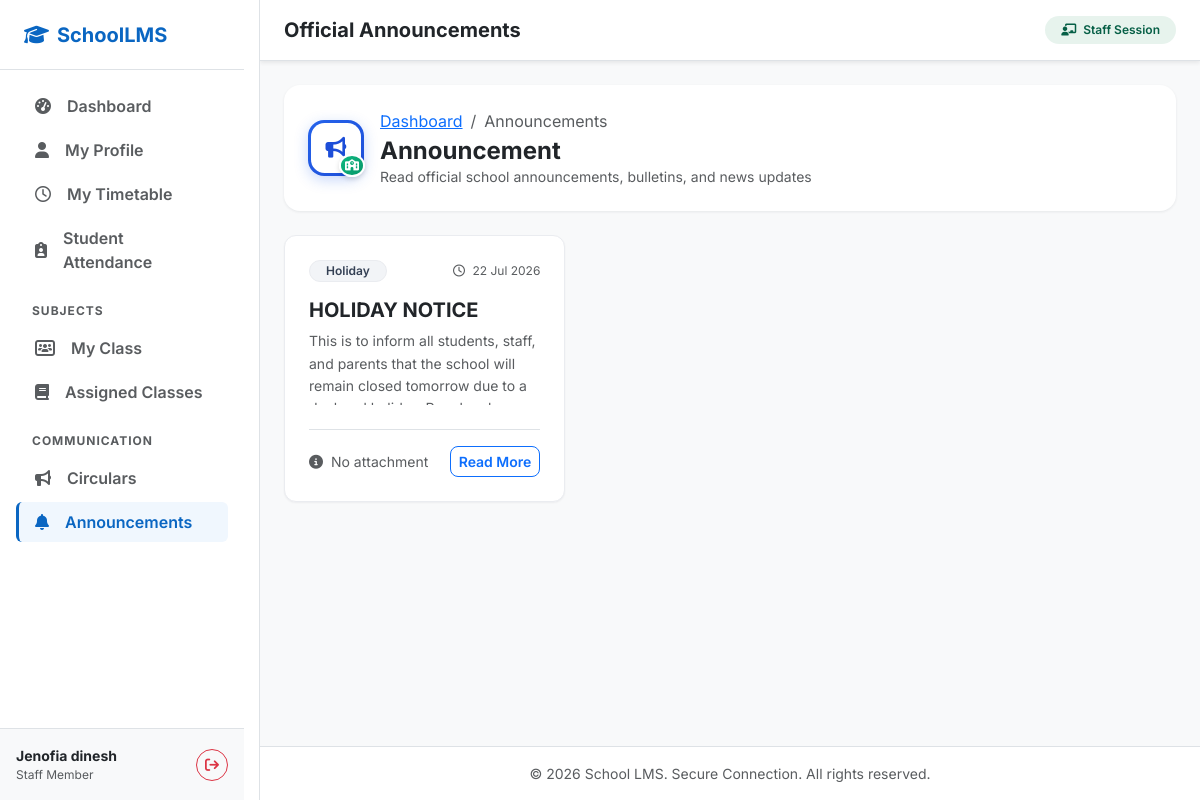
/staff/communication/announcements (signed in), run on the app's committed database.
### app.py (models this page shows, shortened)
class Announcement(db.Model):
    __tablename__ = 'announcements'
    id = db.Column(db.Integer, primary_key=True)
    title = db.Column(db.String(255), nullable=False)
    description = db.Column(db.Text, nullable=True)
    category = db.Column(db.String(50), nullable=False, default='General') # General, Academic, Event, Holiday
    target_audience = db.Column(db.String(100), nullable=False, default='All Students')
    status = db.Column(db.String(50), nullable=False, default='Published') # Published, Draft, Scheduled, Archived
    scheduled_date = db.Column(db.DateTime, nullable=True)
    attachment_path = db.Column(db.String(255), nullable=True)
    created_at = db.Column(db.DateTime, default=datetime.utcnow)

### app.py (the view)
@app.route('/staff/communication/announcements')
def staff_announcements():
    if not session.get('staff_logged_in'):
        flash("Access denied. Please log in first.", "warning")
        return redirect(url_for('staff_portal_login'))
    staff_id = session.get('staff_id')
    staff = Staff.query.get(staff_id)
    if not staff:
        session.clear()
        return redirect(url_for('staff_portal_login'))
    announcements_list = Announcement.query.filter(
        Announcement.status == 'Published',
        Announcement.target_audience.in_(['All Staff', 'All Students & All Staff'])
    ).order_by(Announcement.created_at.desc()).all()
    return render_template('staff/announcements.html',
                           announcements=announcements_list,
                           staff=staff)

### templates/staff/announcements.html (shortened to what this page needs)
{% extends "staff/base.html" %}
{% block header_title %}Official Announcements{% endblock %}
{% block content %}
<div class="card announcement-header p-4 mb-4 border-0">
    <div class="row align-items-center g-3">
        <div class="col-12 d-flex align-items-center gap-3">
            <div class="logo-badge-container flex-shrink-0">
                <div class="logo-gradient-ring">
                    <div class="logo-badge">
                        <i class="fa-solid fa-bullhorn logo-primary-icon"></i>
                        <i class="fa-solid fa-school logo-secondary-icon"></i>
                    </div>
                </div>
            </div>
            <div>
                <nav aria-label="breadcrumb" class="mb-1">
                    <ol class="breadcrumb mb-0">
                        <li class="breadcrumb-item"><a href="{{ url_for('staff_dashboard') }}">Dashboard</a></li>
                        <li class="breadcrumb-item active" aria-current="page">Announcements</li>
                    </ol>
                </nav>
                <h4 class="fw-bold text-dark mb-0">Announcement</h4>
                <p class="text-muted small mb-0">Read official school announcements, bulletins, and news updates</p>
            </div>
        </div>
    </div>
</div>
<div class="row g-4">
    {% if announcements %}
        {% for ann in announcements %}
            <div class="col-md-6 col-lg-4">
                <div class="card announcement-card h-100 p-4 d-flex flex-column justify-content-between">
                    <div>
                        <div class="d-flex justify-content-between align-items-center mb-3">
                            <span class="badge badge-category rounded-pill px-3 py-1.5 fw-semibold small">
                                {{ ann.category }}
                            </span>
                            <span class="text-muted small" style="font-size: 0.75rem;">
                                <i class="fa-regular fa-clock me-1"></i> {{ ann.created_at.strftime('%d %b %Y') }}
                            </span>
                        </div>
                        <h5 class="fw-bold text-dark mb-2">{{ ann.title }}</h5>
                        <p class="text-muted small mb-4" style="line-height:1.6; display: -webkit-box; -webkit-line-clamp: 4; -webkit-box-orient: vertical; overflow: hidden; height: 75px;">
                            {{ ann.description or 'No details provided.' }}
                        </p>
                    </div>
                    <div class="border-top pt-3 mt-auto d-flex justify-content-between align-items-center">
                        {% if ann.attachment_path %}
                            <a href="{{ url_for('static', filename=ann.attachment_path) }}" class="btn btn-sm btn-light border d-inline-flex align-items-center gap-1.5 rounded-3 fw-semibold text-dark small" target="_blank">
                                <i class="fa-solid fa-paperclip text-muted"></i> View File
                            </a>
                        {% else %}
                            <span class="text-muted small"><i class="fa-solid fa-info-circle me-1"></i> No attachment</span>
                        {% endif %}
                        <button class="btn btn-sm btn-outline-primary rounded-3 fw-semibold small" onclick="openViewModal({{ ann.id }})">
                            Read More
                        </button>
                    </div>
                </div>
            </div>
        {% endfor %}
    {% endif %}
</div>
{% endblock %}

### static/css/style.css (style rules this page uses)
:root { --blue-primary: #0a66c2; --blue-hover: #004182; --blue-dark: #002244; --blue-light: #f0f7fe; --blue-accent: #3b82f6; --bg-light: #f8fafc; --text-dark: #1e293b; --text-muted: #64748b; --success-light: #d1fae5; --success-text: #065f46; --warning-light: #fef3c7; --warning-text: #92400e; --info-light: #e0f2fe; --info-text: #0369a1; }
body { font-family: 'Inter', sans-serif; color: var(--text-dark); background-color: var(--bg-light) !important; }

### templates/staff/announcements.html (style rules this page uses)
.announcement-header { background-color: #ffffff; border-radius: 1rem; box-shadow: 0 1px 3px rgba(16, 24, 40, 0.08); border: 1px solid #eaecf0; }
.announcement-card { border-radius: 0.75rem; border: 1px solid #eaecf0; background-color: #ffffff; transition: all 0.2s ease; box-shadow: 0 1px 2px rgba(16, 24, 40, 0.05); }
.badge-category { background-color: #f2f4f7; color: #344054; border: 1px solid #eaecf0; }
.logo-badge-container { position: relative; width: 56px; height: 56px; }
.logo-gradient-ring { width: 100%; height: 100%; border-radius: 1rem; background: linear-gradient(135deg, #2563eb 0%, #1d4ed8 100%); padding: 3px; display: flex; align-items: center; justify-content: center; box-shadow: 0 4px 14px rgba(37, 99, 235, 0.25); transition: all 0.3s cubic-bezier(0.4, 0, 0.2, 1); }
.logo-badge { width: 100%; height: 100%; border-radius: 0.85rem; background-color: #ffffff; display: flex; align-items: center; justify-content: center; position: relative; }
.logo-primary-icon { font-size: 1.3rem; color: #1d4ed8; }
.logo-secondary-icon { position: absolute; bottom: -4px; right: -4px; font-size: 0.7rem; color: #ffffff; background: linear-gradient(135deg, #10b981 0%, #059669 100%); border-radius: 50%; padding: 4px; box-shadow: 0 2px 5px rgba(0,0,0,0.15); border: 2px solid #ffffff; }

### data on the page
Announcement: category "Holiday", created_at "22 Jul 2026", title "HOLIDAY NOTICE", description "This is to inform all students, staff, and parents that the school will remain closed tomorrow due to…", shows "No attachment"

### other printed values
{{ session.get('staff_name', 'Staff Member') }} "Jenofia dinesh"
